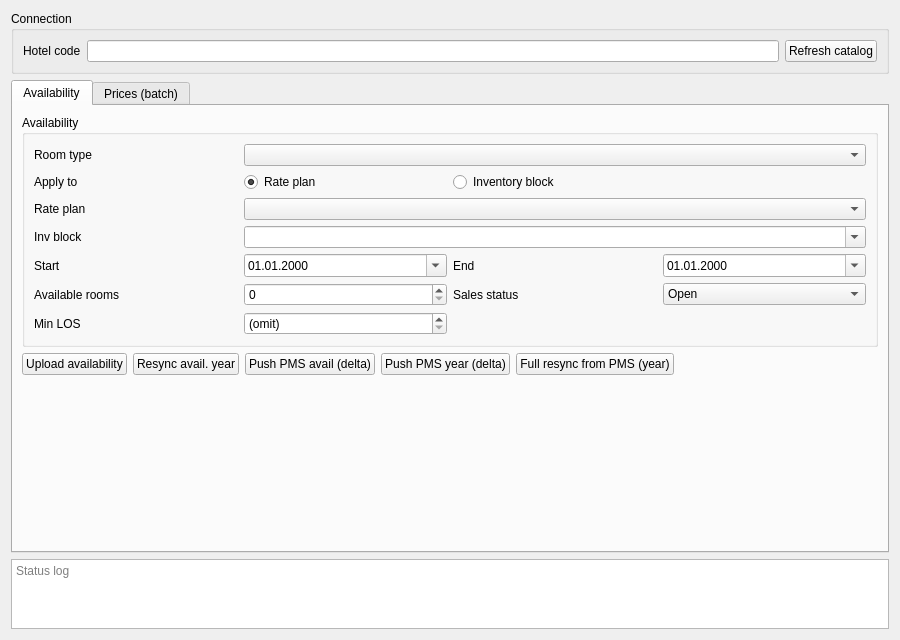
<?xml version="1.0" encoding="UTF-8"?>
<ui version="4.0">
 <class>WExcelyAvailability</class>
 <widget class="QWidget" name="WExcelyAvailability">
  <property name="geometry">
   <rect>
    <x>0</x>
    <y>0</y>
    <width>900</width>
    <height>640</height>
   </rect>
  </property>
  <property name="windowTitle">
   <string>Excely availability</string>
  </property>
  <layout class="QVBoxLayout" name="verticalLayout">
   <item>
    <widget class="QGroupBox" name="gbConnection">
     <property name="title">
      <string>Connection</string>
     </property>
     <layout class="QGridLayout" name="gridLayoutConn">
      <item row="0" column="0">
       <widget class="QLabel" name="lbHotel">
        <property name="text">
         <string>Hotel code</string>
        </property>
       </widget>
      </item>
      <item row="0" column="1">
       <widget class="QLineEdit" name="leHotelCode">
        <property name="readOnly">
         <bool>true</bool>
        </property>
       </widget>
      </item>
      <item row="0" column="2">
       <widget class="QPushButton" name="btnRefreshCatalog">
        <property name="text">
         <string>Refresh catalog</string>
        </property>
       </widget>
      </item>
     </layout>
    </widget>
   </item>
   <item>
    <widget class="QTabWidget" name="tabMain">
     <property name="currentIndex">
      <number>0</number>
     </property>
     <widget class="QWidget" name="tabAvail">
      <attribute name="title">
       <string>Availability</string>
      </attribute>
      <layout class="QVBoxLayout" name="verticalLayoutAvail">
       <item>
        <widget class="QGroupBox" name="gbAvail">
         <property name="title">
          <string>Availability</string>
         </property>
         <layout class="QGridLayout" name="gridLayoutAvail">
          <item row="0" column="0">
           <widget class="QLabel" name="lbRoomType">
            <property name="text">
             <string>Room type</string>
            </property>
           </widget>
          </item>
          <item row="0" column="1" colspan="3">
           <widget class="QComboBox" name="cbRoomType"/>
          </item>
          <item row="1" column="0">
           <widget class="QLabel" name="lbTarget">
            <property name="text">
             <string>Apply to</string>
            </property>
           </widget>
          </item>
          <item row="1" column="1">
           <widget class="QRadioButton" name="rbRatePlan">
            <property name="text">
             <string>Rate plan</string>
            </property>
            <property name="checked">
             <bool>true</bool>
            </property>
           </widget>
          </item>
          <item row="1" column="2" colspan="2">
           <widget class="QRadioButton" name="rbInvBlock">
            <property name="text">
             <string>Inventory block</string>
            </property>
           </widget>
          </item>
          <item row="2" column="0">
           <widget class="QLabel" name="lbRatePlan">
            <property name="text">
             <string>Rate plan</string>
            </property>
           </widget>
          </item>
          <item row="2" column="1" colspan="3">
           <widget class="QComboBox" name="cbRatePlan"/>
          </item>
          <item row="3" column="0">
           <widget class="QLabel" name="lbInvBlock">
            <property name="text">
             <string>Inv block</string>
            </property>
           </widget>
          </item>
          <item row="3" column="1" colspan="3">
           <widget class="QComboBox" name="cbInvBlock">
            <property name="editable">
             <bool>true</bool>
            </property>
            <property name="insertPolicy">
             <enum>QComboBox::InsertPolicy::NoInsert</enum>
            </property>
           </widget>
          </item>
          <item row="4" column="0">
           <widget class="QLabel" name="lbStart">
            <property name="text">
             <string>Start</string>
            </property>
           </widget>
          </item>
          <item row="4" column="1">
           <widget class="QDateEdit" name="deStart">
            <property name="calendarPopup">
             <bool>true</bool>
            </property>
            <property name="displayFormat">
             <string>dd.MM.yyyy</string>
            </property>
           </widget>
          </item>
          <item row="4" column="2">
           <widget class="QLabel" name="lbEnd">
            <property name="text">
             <string>End</string>
            </property>
           </widget>
          </item>
          <item row="4" column="3">
           <widget class="QDateEdit" name="deEnd">
            <property name="calendarPopup">
             <bool>true</bool>
            </property>
            <property name="displayFormat">
             <string>dd.MM.yyyy</string>
            </property>
           </widget>
          </item>
          <item row="5" column="0">
           <widget class="QLabel" name="lbBookingLimit">
            <property name="text">
             <string>Available rooms</string>
            </property>
           </widget>
          </item>
          <item row="5" column="1">
           <widget class="QSpinBox" name="spBookingLimit">
            <property name="maximum">
             <number>9999</number>
            </property>
           </widget>
          </item>
          <item row="5" column="2">
           <widget class="QLabel" name="lbStatus">
            <property name="text">
             <string>Sales status</string>
            </property>
           </widget>
          </item>
          <item row="5" column="3">
           <widget class="QComboBox" name="cbStatus">
            <item>
             <property name="text">
              <string>Open</string>
             </property>
            </item>
            <item>
             <property name="text">
              <string>Close</string>
             </property>
            </item>
            <item>
             <property name="text">
              <string>(do not send)</string>
             </property>
            </item>
           </widget>
          </item>
          <item row="6" column="0">
           <widget class="QLabel" name="lbMinLOS">
            <property name="text">
             <string>Min LOS</string>
            </property>
           </widget>
          </item>
          <item row="6" column="1">
           <widget class="QSpinBox" name="spMinLOS">
            <property name="minimum">
             <number>-1</number>
            </property>
            <property name="maximum">
             <number>365</number>
            </property>
            <property name="value">
             <number>-1</number>
            </property>
            <property name="specialValueText">
             <string>(omit)</string>
            </property>
            <property name="toolTip">
             <string>(omit)=do not send; 0=RemoveMinLOS; 1+=SetMinLOS days</string>
            </property>
           </widget>
          </item>
         </layout>
        </widget>
       </item>
       <item>
        <layout class="QHBoxLayout" name="horizontalLayoutAvailButtons">
         <item>
          <widget class="QPushButton" name="btnUpload">
           <property name="text">
            <string>Upload availability</string>
           </property>
          </widget>
         </item>
         <item>
          <widget class="QPushButton" name="btnResyncYear">
           <property name="text">
            <string>Resync avail. year</string>
           </property>
          </widget>
         </item>
         <item>
          <widget class="QPushButton" name="btnPushPmsDelta">
           <property name="toolTip">
            <string>Compute free rooms from PMS and send only changed dates</string>
           </property>
           <property name="text">
            <string>Push PMS avail (delta)</string>
           </property>
          </widget>
         </item>
         <item>
          <widget class="QPushButton" name="btnPushPmsYear">
           <property name="toolTip">
            <string>Push PMS availability for one year (delta only)</string>
           </property>
           <property name="text">
            <string>Push PMS year (delta)</string>
           </property>
          </widget>
         </item>
         <item>
          <widget class="QPushButton" name="btnPushPmsFull">
           <property name="toolTip">
            <string>Full resync: send PMS availability for one year for every date (ignores delta cache, resets baseline)</string>
           </property>
           <property name="text">
            <string>Full resync from PMS (year)</string>
           </property>
          </widget>
         </item>
         <item>
          <spacer name="horizontalSpacerAvail">
           <property name="orientation">
            <enum>Qt::Orientation::Horizontal</enum>
           </property>
           <property name="sizeHint" stdset="0">
            <size>
             <width>40</width>
             <height>20</height>
            </size>
           </property>
          </spacer>
         </item>
        </layout>
       </item>
       <item>
        <spacer name="verticalSpacerAvail">
         <property name="orientation">
          <enum>Qt::Orientation::Vertical</enum>
         </property>
         <property name="sizeHint" stdset="0">
          <size>
           <width>20</width>
           <height>40</height>
          </size>
         </property>
        </spacer>
       </item>
      </layout>
     </widget>
     <widget class="QWidget" name="tabPrices">
      <attribute name="title">
       <string>Prices (batch)</string>
      </attribute>
      <layout class="QVBoxLayout" name="verticalLayoutPrices">
       <item>
        <widget class="QGroupBox" name="gbPriceRow">
         <property name="title">
          <string>Add rate line</string>
         </property>
         <layout class="QGridLayout" name="gridLayoutPriceRow">
          <item row="0" column="0">
           <widget class="QLabel" name="lbPriceRoomType">
            <property name="text">
             <string>Room type</string>
            </property>
           </widget>
          </item>
          <item row="0" column="1" colspan="3">
           <widget class="QComboBox" name="cbPriceRoomType"/>
          </item>
          <item row="1" column="0">
           <widget class="QLabel" name="lbPriceRatePlan">
            <property name="text">
             <string>Rate plan</string>
            </property>
           </widget>
          </item>
          <item row="1" column="1" colspan="3">
           <widget class="QComboBox" name="cbPriceRatePlan"/>
          </item>
          <item row="2" column="0">
           <widget class="QLabel" name="lbPriceStart">
            <property name="text">
             <string>Start</string>
            </property>
           </widget>
          </item>
          <item row="2" column="1">
           <widget class="QDateEdit" name="dePriceStart">
            <property name="calendarPopup">
             <bool>true</bool>
            </property>
            <property name="displayFormat">
             <string>dd.MM.yyyy</string>
            </property>
           </widget>
          </item>
          <item row="2" column="2">
           <widget class="QLabel" name="lbPriceEnd">
            <property name="text">
             <string>End</string>
            </property>
           </widget>
          </item>
          <item row="2" column="3">
           <widget class="QDateEdit" name="dePriceEnd">
            <property name="calendarPopup">
             <bool>true</bool>
            </property>
            <property name="displayFormat">
             <string>dd.MM.yyyy</string>
            </property>
           </widget>
          </item>
          <item row="3" column="0">
           <widget class="QLabel" name="lbPriceAmount">
            <property name="text">
             <string>Price / night</string>
            </property>
           </widget>
          </item>
          <item row="3" column="1">
           <widget class="QDoubleSpinBox" name="dsPrice">
            <property name="decimals">
             <number>2</number>
            </property>
            <property name="maximum">
             <double>99999999.990000000000000</double>
            </property>
           </widget>
          </item>
          <item row="3" column="2">
           <widget class="QLabel" name="lbCurrency">
            <property name="text">
             <string>Currency</string>
            </property>
           </widget>
          </item>
          <item row="3" column="3">
           <widget class="QLineEdit" name="leCurrency">
            <property name="maximumSize">
             <size>
              <width>80</width>
              <height>16777215</height>
             </size>
            </property>
            <property name="text">
             <string>AMD</string>
            </property>
            <property name="placeholderText">
             <string>AMD</string>
            </property>
           </widget>
          </item>
          <item row="4" column="0">
           <widget class="QLabel" name="lbPriceKind">
            <property name="text">
             <string>Price type</string>
            </property>
           </widget>
          </item>
          <item row="4" column="1" colspan="3">
           <widget class="QComboBox" name="cbPriceKind"/>
          </item>
          <item row="5" column="0">
           <widget class="QLabel" name="lbGuests">
            <property name="text">
             <string>Guests / Max extra</string>
            </property>
           </widget>
          </item>
          <item row="5" column="1">
           <widget class="QSpinBox" name="spGuests">
            <property name="minimum">
             <number>1</number>
            </property>
            <property name="maximum">
             <number>20</number>
            </property>
            <property name="value">
             <number>1</number>
            </property>
           </widget>
          </item>
          <item row="5" column="2">
           <widget class="QLabel" name="lbAgeBucket">
            <property name="text">
             <string>Age bucket</string>
            </property>
           </widget>
          </item>
          <item row="5" column="3">
           <widget class="QSpinBox" name="spAgeBucket">
            <property name="minimum">
             <number>-1</number>
            </property>
            <property name="maximum">
             <number>20</number>
            </property>
            <property name="specialValueText">
             <string>(omit)</string>
            </property>
            <property name="value">
             <number>-1</number>
            </property>
           </widget>
          </item>
          <item row="6" column="0">
           <widget class="QLabel" name="lbMinAge">
            <property name="text">
             <string>Min age</string>
            </property>
           </widget>
          </item>
          <item row="6" column="1">
           <widget class="QSpinBox" name="spMinAge">
            <property name="minimum">
             <number>-1</number>
            </property>
            <property name="maximum">
             <number>18</number>
            </property>
            <property name="specialValueText">
             <string>(omit)</string>
            </property>
            <property name="value">
             <number>-1</number>
            </property>
           </widget>
          </item>
          <item row="6" column="2">
           <widget class="QLabel" name="lbMaxAge">
            <property name="text">
             <string>Max age</string>
            </property>
           </widget>
          </item>
          <item row="6" column="3">
           <widget class="QSpinBox" name="spMaxAge">
            <property name="minimum">
             <number>-1</number>
            </property>
            <property name="maximum">
             <number>18</number>
            </property>
            <property name="specialValueText">
             <string>(omit)</string>
            </property>
            <property name="value">
             <number>-1</number>
            </property>
           </widget>
          </item>
          <item row="7" column="0" colspan="4">
           <widget class="QPushButton" name="btnAddPriceRow">
            <property name="text">
             <string>+ Add to table</string>
            </property>
           </widget>
          </item>
         </layout>
        </widget>
       </item>
       <item>
        <widget class="QTableWidget" name="tblPrices">
         <property name="selectionBehavior">
          <enum>QAbstractItemView::SelectionBehavior::SelectRows</enum>
         </property>
         <property name="selectionMode">
          <enum>QAbstractItemView::SelectionMode::ExtendedSelection</enum>
         </property>
         <column>
          <property name="text">
           <string>Room type</string>
          </property>
         </column>
         <column>
          <property name="text">
           <string>Rate plan</string>
          </property>
         </column>
         <column>
          <property name="text">
           <string>Start</string>
          </property>
         </column>
         <column>
          <property name="text">
           <string>End</string>
          </property>
         </column>
         <column>
          <property name="text">
           <string>Price</string>
          </property>
         </column>
         <column>
          <property name="text">
           <string>Currency</string>
          </property>
         </column>
         <column>
          <property name="text">
           <string>Type</string>
          </property>
         </column>
         <column>
          <property name="text">
           <string>Detail</string>
          </property>
         </column>
        </widget>
       </item>
       <item>
        <layout class="QHBoxLayout" name="horizontalLayoutPriceButtons">
         <item>
          <widget class="QPushButton" name="btnRemovePriceRows">
           <property name="text">
            <string>Remove selected</string>
           </property>
          </widget>
         </item>
         <item>
          <widget class="QPushButton" name="btnClearPrices">
           <property name="text">
            <string>Clear table</string>
           </property>
          </widget>
         </item>
         <item>
          <spacer name="horizontalSpacerPrices">
           <property name="orientation">
            <enum>Qt::Orientation::Horizontal</enum>
           </property>
           <property name="sizeHint" stdset="0">
            <size>
             <width>40</width>
             <height>20</height>
            </size>
           </property>
          </spacer>
         </item>
         <item>
          <widget class="QPushButton" name="btnUploadPriceBatch">
           <property name="toolTip">
            <string>Send all table rows in one HotelRateAmountNotifRQ</string>
           </property>
           <property name="text">
            <string>Upload all prices (1 request)</string>
           </property>
          </widget>
         </item>
        </layout>
       </item>
       <item>
        <widget class="QLabel" name="lbPriceBatchHint">
         <property name="styleSheet">
          <string notr="true">color: gray;</string>
         </property>
         <property name="wordWrap">
          <bool>true</bool>
         </property>
         <property name="text">
          <string>Collect rate lines with +, then upload once. Skips rate plans marked [prices locked].</string>
         </property>
        </widget>
       </item>
      </layout>
     </widget>
    </widget>
   </item>
   <item>
    <widget class="QPlainTextEdit" name="teLog">
     <property name="readOnly">
      <bool>true</bool>
     </property>
     <property name="placeholderText">
      <string>Status log</string>
     </property>
     <property name="maximumSize">
      <size>
       <width>16777215</width>
       <height>160</height>
      </size>
     </property>
    </widget>
   </item>
  </layout>
 </widget>
 <resources/>
 <connections/>
</ui>
